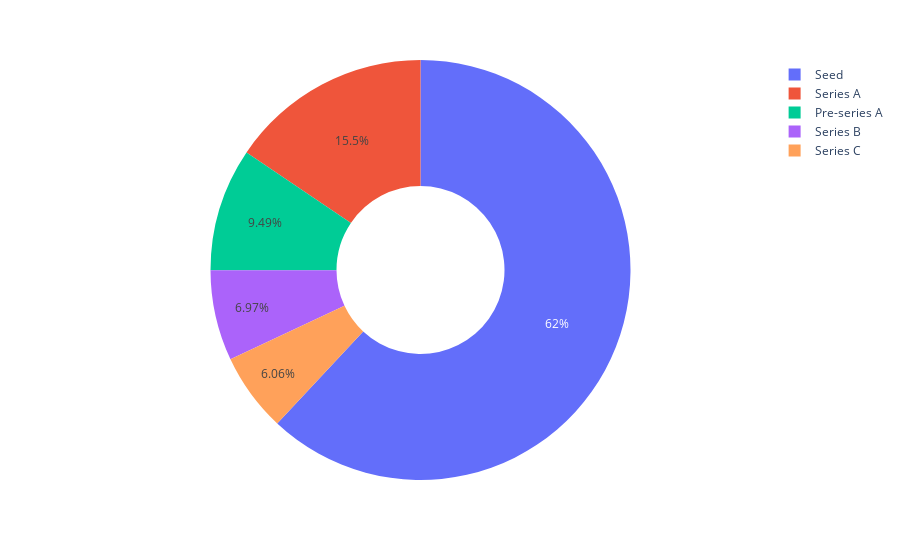

The code cell stored with this chart in its notebook:
### Code cell
# Create the donut chart
fig = px.pie(top_5_stages, values='Amount', names='Stage', hole=.4)
fig.show()

### Figure 1 — Plotly figure (JSON) as saved in the notebook; plotly's stock layout.template omitted (floating-point values rounded to 4 significant figures)
{"data": [{"domain": {"x": [0, 1], "y": [0, 1]}, "hole": 0.4, "hovertemplate": "Stage=%{label}<br>Amount=%{value}<extra></extra>", "labels": ["Seed", "Series A", "Pre-series A", "Series B", "Series C"], "legendgroup": "", "name": "", "showlegend": true, "type": "pie", "values": [1156, 290, 177, 130, 113]}], "layout": {"legend": {"tracegroupgap": 0}, "margin": {"t": 60}}}
